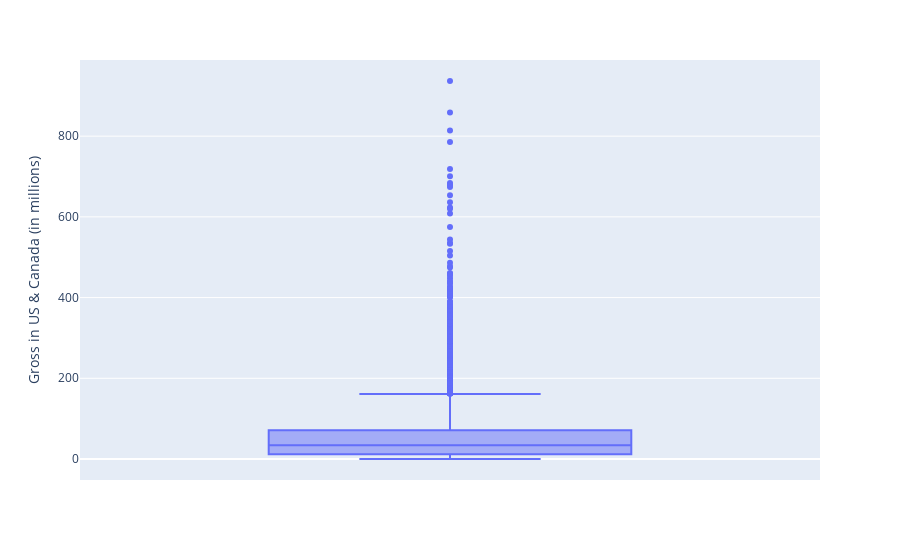

The cell this chart's notebook holds for it:
### Code cell
# Analyzing distribution Release Year column and looking for outliers 
fig = px.box(df, y='Gross in US & Canada (in millions)')
fig.show()

### Figure 1 — Plotly figure (JSON) as saved in the notebook; plotly's stock layout.template omitted (floating-point values rounded to 4 significant figures; data arrays with more than 128 entries replaced by an {"elided": "..."} marker saying what was removed)
{"data": [{"alignmentgroup": "True", "hovertemplate": "Gross in US & Canada (in millions)=%{y}<extra></extra>", "legendgroup": "", "marker": {"color": "#636efa"}, "name": "", "notched": false, "offsetgroup": "", "orientation": "v", "showlegend": false, "type": "box", "x0": " ", "xaxis": "x", "y": {"elided": "4514 float values"}, "y0": " ", "yaxis": "y"}], "layout": {"boxmode": "group", "legend": {"tracegroupgap": 0}, "margin": {"t": 60}, "xaxis": {"anchor": "y", "domain": [0, 1]}, "yaxis": {"anchor": "x", "domain": [0, 1], "title": {"text": "Gross in US & Canada (in millions)"}}}}
